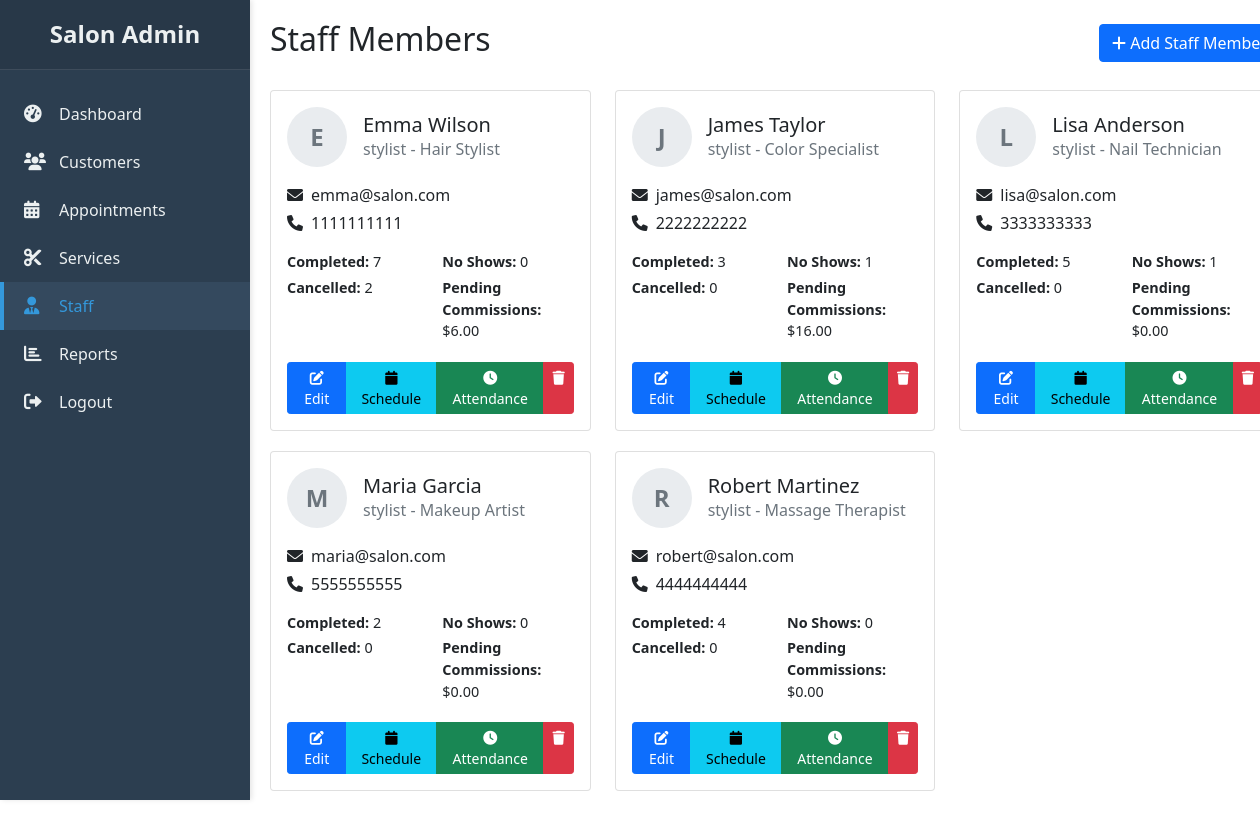
/staff.php (signed in), run on the app's committed database.
### tables this page shows
CREATE TABLE IF NOT EXISTS staff (
    id INT PRIMARY KEY AUTO_INCREMENT,
    name VARCHAR(100) NOT NULL,
    email VARCHAR(100) UNIQUE NOT NULL,
    phone VARCHAR(20) NOT NULL,
    specialization VARCHAR(100),
    role ENUM('admin', 'manager', 'stylist', 'technician', 'assistant') NOT NULL DEFAULT 'stylist',
    commission_rate DECIMAL(5,2) DEFAULT 0.00,
    hourly_rate DECIMAL(10,2) DEFAULT 0.00,
    status ENUM('active', 'inactive', 'on_leave') DEFAULT 'active',
    created_at TIMESTAMP DEFAULT CURRENT_TIMESTAMP
);

### staff.php (the view, shortened to what this page needs)
<?php
require_once "config/database.php";
$staff = array();
$sql = "SELECT s.*,
        (SELECT COUNT(*) FROM appointments WHERE staff_id = s.id AND status = 'completed') as completed_appointments,
        (SELECT COUNT(*) FROM appointments WHERE staff_id = s.id AND status = 'cancelled') as cancelled_appointments,
        (SELECT COUNT(*) FROM appointments WHERE staff_id = s.id AND status = 'no-show') as no_show_appointments,
        (SELECT SUM(sc.commission_amount) FROM staff_commissions sc WHERE sc.staff_id = s.id AND sc.status = 'pending') as pending_commissions
        FROM staff s
        ORDER BY s.name";
$result = mysqli_query($conn, $sql);
while($row = mysqli_fetch_assoc($result)){
    $staff[] = $row;
}
?>
<!DOCTYPE html>
<html lang="en">
<head>
    <link href="https://cdn.jsdelivr.net/npm/bootstrap@5.1.3/dist/css/bootstrap.min.css" rel="stylesheet">
    <link href="https://cdnjs.cloudflare.com/ajax/libs/font-awesome/6.0.0/css/all.min.css" rel="stylesheet">
</head>
<body>
    <div class="container-fluid">
        <div class="row">
            <div class="col-md-3 col-lg-2 sidebar">
                <div class="sidebar-header">
                    <h3>Salon Admin</h3>
                </div>
                <nav>
                    <a href="dashboard.php">
                        <i class="fas fa-tachometer-alt"></i>
                        <span>Dashboard</span>
                    </a>
                    <a href="customers.php">
                        <i class="fas fa-users"></i>
                        <span>Customers</span>
                    </a>
                    <a href="appointments.php">
                        <i class="fas fa-calendar-alt"></i>
                        <span>Appointments</span>
                    </a>
                    <a href="services.php">
                        <i class="fas fa-cut"></i>
                        <span>Services</span>
                    </a>
                    <a href="staff.php" class="active">
                        <i class="fas fa-user-tie"></i>
                        <span>Staff</span>
                    </a>
                    <a href="reports.php">
                        <i class="fas fa-chart-bar"></i>
                        <span>Reports</span>
                    </a>
                    <a href="logout.php">
                        <i class="fas fa-sign-out-alt"></i>
                        <span>Logout</span>
                    </a>
                </nav>
            </div>
            <div class="col-md-9 col-lg-10 main-content">
                <div class="d-flex justify-content-between align-items-center mb-4">
                    <h2>Staff Members</h2>
                    <button type="button" class="btn btn-primary" data-bs-toggle="modal" data-bs-target="#addStaffModal">
                        <i class="fas fa-plus"></i> Add Staff Member
                    </button>
                </div>
                <div class="row">
                    <?php foreach($staff as $member): ?>
                    <div class="col-md-6 col-lg-4">
                        <div class="card staff-card">
                            <div class="card-body">
                                <div class="d-flex align-items-center mb-3">
                                    <div class="staff-avatar me-3">
                                        <?php echo strtoupper(substr($member['name'], 0, 1)); ?>
                                    </div>
                                    <div>
                                        <h5 class="card-title mb-0"><?php echo htmlspecialchars($member['name']); ?></h5>
                                        <p class="text-muted mb-0">
                                            <?php echo htmlspecialchars($member['role']); ?> -
                                            <?php echo htmlspecialchars($member['specialization']); ?>
                                        </p>
                                    </div>
                                </div>
                                <div class="mb-3">
                                    <p class="mb-1">
                                        <i class="fas fa-envelope me-2"></i><?php echo htmlspecialchars($member['email']); ?>
                                    </p>
                                    <p class="mb-1">
                                        <i class="fas fa-phone me-2"></i><?php echo htmlspecialchars($member['phone']); ?>
                                    </p>
                                </div>
                                <div class="performance-stats mb-3">
                                    <div class="row">
                                        <div class="col-6">
                                            <p class="mb-1">
                                                <strong>Completed:</strong> <?php echo $member['completed_appointments']; ?>
                                            </p>
                                            <p class="mb-1">
                                                <strong>Cancelled:</strong> <?php echo $member['cancelled_appointments']; ?>
                                            </p>
                                        </div>
                                        <div class="col-6">
                                            <p class="mb-1">
                                                <strong>No Shows:</strong> <?php echo $member['no_show_appointments']; ?>
                                            </p>
                                            <p class="mb-1">
                                                <strong>Pending Commissions:</strong>
                                                $<?php echo number_format($member['pending_commissions'], 2); ?>
                                            </p>
                                        </div>
                                    </div>
                                </div>
                                <div class="btn-group">
                                    <button type="button" class="btn btn-sm btn-primary edit-staff"
                                            data-bs-toggle="modal" data-bs-target="#editStaffModal"
                                            data-id="<?php echo $member['id']; ?>"
                                            data-name="<?php echo htmlspecialchars($member['name']); ?>"
                                            data-email="<?php echo htmlspecialchars($member['email']); ?>"
                                            data-phone="<?php echo htmlspecialchars($member['phone']); ?>"
                                            data-specialization="<?php echo htmlspecialchars($member['specialization']); ?>"
                                            data-role="<?php echo htmlspecialchars($member['role']); ?>"
                                            data-commission="<?php echo $member['commission_rate']; ?>"
                                            data-hourly="<?php echo $member['hourly_rate']; ?>"
                                            data-status="<?php echo $member['status']; ?>">
                                        <i class="fas fa-edit"></i> Edit
                                    </button>
                                    <button type="button" class="btn btn-sm btn-info view-schedule"
                                            data-bs-toggle="modal" data-bs-target="#viewScheduleModal"
                                            data-id="<?php echo $member['id']; ?>">
                                        <i class="fas fa-calendar"></i> Schedule
                                    </button>
                                    <button type="button" class="btn btn-sm btn-success view-attendance"
                                            data-bs-toggle="modal" data-bs-target="#viewAttendanceModal"
                                            data-id="<?php echo $member['id']; ?>">
                                        <i class="fas fa-clock"></i> Attendance
                                    </button>
                                    <a href="staff.php?delete=<?php echo $member['id']; ?>"
                                       class="btn btn-sm btn-danger"
                                       onclick="return confirm('Are you sure you want to delete this staff member?')">
                                        <i class="fas fa-trash"></i>
                                    </a>
                                </div>
                            </div>
                        </div>
                    </div>
                    <?php endforeach; ?>
                </div>
            </div>
        </div>
    </div>
</body>
</html>

### staff.php (style rules this page uses)
:root { --sidebar-width: 250px; --sidebar-bg: #2c3e50; --sidebar-hover: #34495e; --sidebar-active: #3498db; --text-color: #ecf0f1; }
.sidebar { min-height: 100vh; background-color: var(--sidebar-bg); padding: 0; position: fixed; width: var(--sidebar-width); box-shadow: 2px 0 5px rgba(0,0,0,0.1); transition: all 0.3s ease; }
.sidebar-header { padding: 20px; background-color: rgba(0,0,0,0.1); text-align: center; border-bottom: 1px solid rgba(255,255,255,0.1); }
.sidebar-header h3 { color: var(--text-color); margin: 0; font-size: 1.5rem; font-weight: 600; }
.sidebar nav { padding: 20px 0; }
.sidebar a { color: var(--text-color); text-decoration: none; padding: 12px 20px; display: flex; align-items: center; transition: all 0.3s ease; border-left: 4px solid transparent; }
.sidebar a i { width: 25px; font-size: 1.1rem; margin-right: 10px; }
.sidebar a.active { background-color: var(--sidebar-hover); border-left-color: var(--sidebar-active); color: var(--sidebar-active); }
.main-content { margin-left: var(--sidebar-width); padding: 20px; transition: all 0.3s ease; }
.staff-card { margin-bottom: 20px; }
.staff-avatar { width: 60px; height: 60px; border-radius: 50%; background-color: #e9ecef; display: flex; align-items: center; justify-content: center; color: #6c757d; font-weight: bold; font-size: 1.5rem; }
.performance-stats { font-size: 0.9rem; }

### data on the page
staff: name "E", name "Emma Wilson", role "stylist", specialization "Hair Stylist", email "emma@salon.com", phone "1111111111", completed_appointments "7", cancelled_appointments "2", no_show_appointments "0", pending_commissions "6.00"
staff: name "J", name "James Taylor", role "stylist", specialization "Color Specialist", email "james@salon.com", phone "2222222222", completed_appointments "3", cancelled_appointments "0", no_show_appointments "1", pending_commissions "16.00"
staff: name "L", name "Lisa Anderson", role "stylist", specialization "Nail Technician", email "lisa@salon.com", phone "3333333333", completed_appointments "5", cancelled_appointments "0", no_show_appointments "1", pending_commissions "0.00"
staff: name "M", name "Maria Garcia", role "stylist", specialization "Makeup Artist", email "maria@salon.com", phone "5555555555", completed_appointments "2", cancelled_appointments "0", no_show_appointments "0", pending_commissions "0.00"
staff: name "R", name "Robert Martinez", role "stylist", specialization "Massage Therapist", email "robert@salon.com", phone "4444444444", completed_appointments "4", cancelled_appointments "0", no_show_appointments "0", pending_commissions "0.00"
